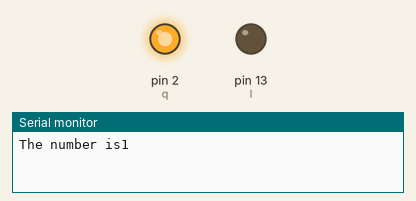
This sketch was run on a simulated Arduino Uno, built with avr-gcc and run on an emulated ATmega328P. On the bench: output pins drawn as LEDs (lit = HIGH), the last lines printed to the serial monitor.

Above: at 1.0 s.
At 3.0 s:
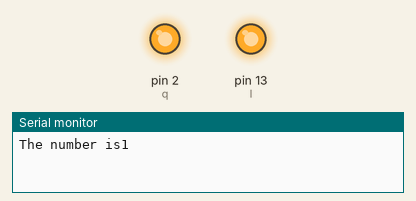
At 7.0 s:
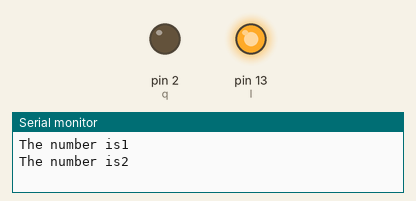
At 11.0 s:
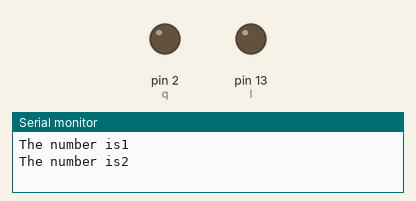
Timing chart, 0 to 15.6 s (numbered marks = the images above):
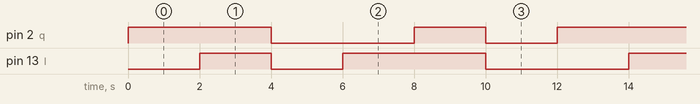

Measured:
- by itself, pin 2 (q): repeats every 12.0 s: LOW 4.0 s, HIGH 2.0 s, LOW 2.0 s, HIGH 4.0 s
- by itself, pin 13 (l): repeats every 12.0 s: LOW 2.0 s, HIGH 4.0 s, LOW 4.0 s, HIGH 2.0 s
- by itself, everything shown: repeats every 12.0 s, in 6 steps

The sketch:

IFELSE.ino
```cpp
int count=1;
int l=13;
int q=2;
void setup() {
  // put your setup code here, to run once:
  Serial.begin(9600);
pinMode(l,OUTPUT);
pinMode(q,OUTPUT);
}

void loop() {
  // put your main code here, to run repeatedly:
if(count%2==0)
{
  digitalWrite(l,HIGH);
  digitalWrite(q,LOW);
  Serial.print("The number is");
  Serial.println(count);
}
//if(count%2!=0)
else
{
  digitalWrite(l,LOW);
  digitalWrite(q,HIGH);
  Serial.print("The number is");
  Serial.println(count);
}

delay(2000);
 digitalWrite(l,HIGH);
 digitalWrite(q,HIGH);
 delay(2000);
 digitalWrite(l,LOW);
 digitalWrite(q,LOW);
 delay(2000);
count=count+1;
}
```
